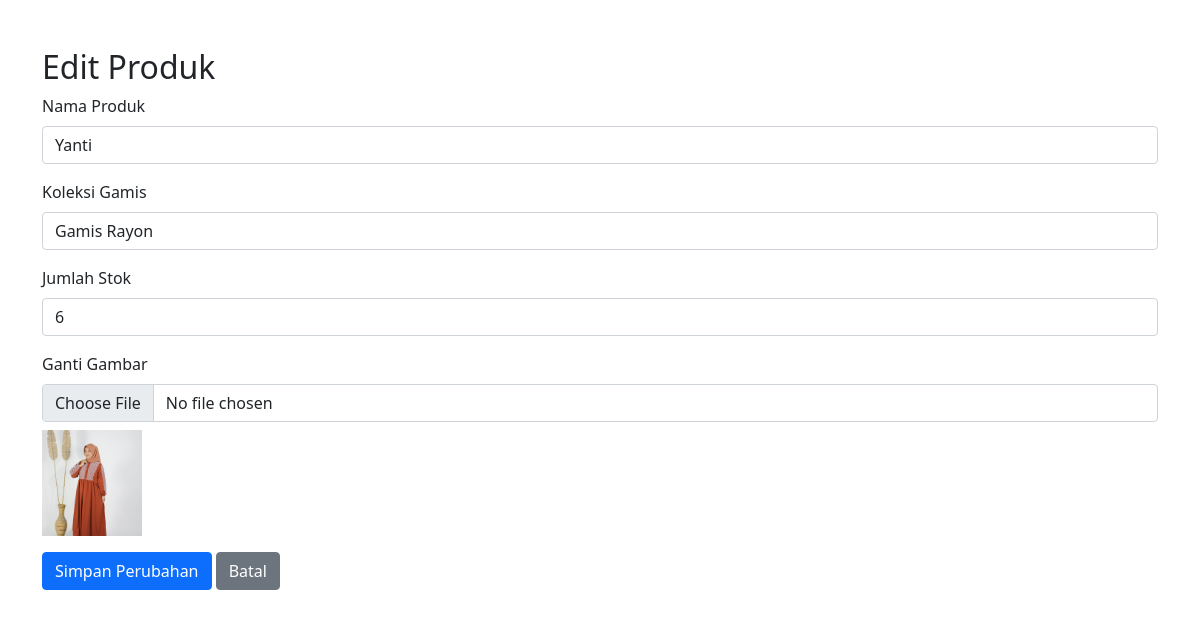
The app's page /edit_product.php?id=6 with its own data.
### tables this page shows
CREATE TABLE `gamis_collection` (
  `id` int(11) NOT NULL,
  `nama` varchar(100) NOT NULL,
  `koleksi_gamis` varchar(150) NOT NULL,
  `jumlah` int(11) NOT NULL,
  `gambar` varchar(255) DEFAULT NULL
);

### edit_product.php (the view, shortened to what this page needs)
<?php
include 'db.php';
if (isset($_GET['id'])) {
    $id = intval($_GET['id']);
    $sql = "SELECT * FROM gamis_collection WHERE id = $id";
    $result = $conn->query($sql);
    if ($result->num_rows == 1) {
        $product = $result->fetch_assoc();
    } else {
        echo "<script>alert('Produk tidak ditemukan!'); window.location.href='view_products.php';</script>";
        exit;
    }
} else {
    echo "<script>alert('ID produk tidak ditemukan!'); window.location.href='view_products.php';</script>";
    exit;
}
?>
<!DOCTYPE html>
<html lang="id">
<head>
    <link href="https://cdn.jsdelivr.net/npm/bootstrap@5.1.3/dist/css/bootstrap.min.css" rel="stylesheet">
</head>
<body>
    <div class="container mt-5">
        <h2>Edit Produk</h2>
        <form action="" method="POST" enctype="multipart/form-data">
            <div class="mb-3">
                <label for="nama" class="form-label">Nama Produk</label>
                <input type="text" class="form-control" id="nama" name="nama" value="<?= htmlspecialchars($product['nama']) ?>" required>
            </div>
            <div class="mb-3">
                <label for="koleksi_gamis" class="form-label">Koleksi Gamis</label>
                <input type="text" class="form-control" id="koleksi_gamis" name="koleksi_gamis" value="<?= htmlspecialchars($product['koleksi_gamis']) ?>" required>
            </div>
            <div class="mb-3">
                <label for="jumlah" class="form-label">Jumlah Stok</label>
                <input type="number" class="form-control" id="jumlah" name="jumlah" value="<?= htmlspecialchars($product['jumlah']) ?>" required>
            </div>
            <div class="mb-3">
                <label for="gambar" class="form-label">Ganti Gambar</label>
                <input type="file" class="form-control" id="gambar" name="gambar">
                <div class="mt-2">
                    <img src="uploads/<?= htmlspecialchars($product['gambar']) ?>" alt="Gambar Produk" width="100">
                </div>
            </div>
            <button type="submit" class="btn btn-primary">Simpan Perubahan</button>
            <a href="view_products.php" class="btn btn-secondary">Batal</a>
        </form>
    </div>
</body>
</html>

### records on screen
gamis_collection: nama "Yanti", koleksi_gamis "Gamis Rayon", jumlah "6", gambar (picture)
